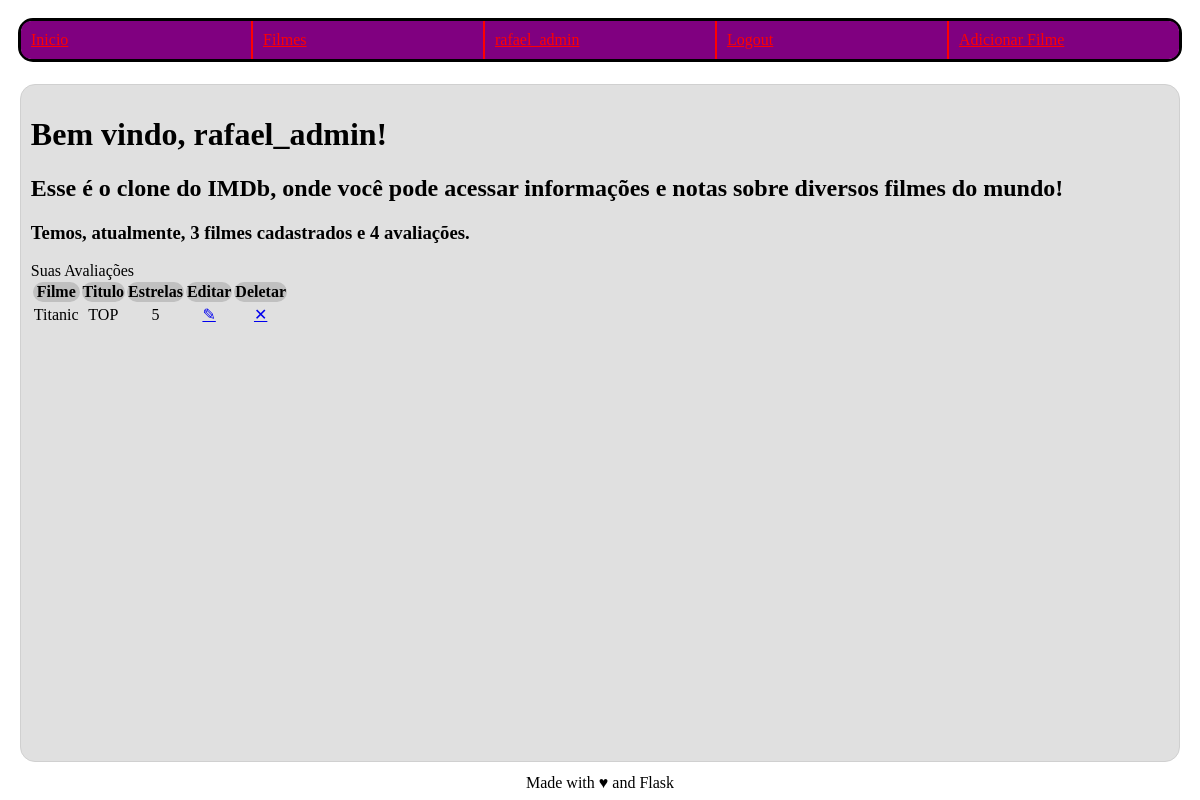
The page / (signed in) on the database its author committed.
### imdb/usuario/models.py (models this page shows, shortened)
class Usuario(db.Model, UserMixin):
   bcrypt = Bcrypt()
   __tablename__ = 'usuario'
   id = db.Column(db.Integer, primary_key=True)
   email = db.Column(db.String(80), unique=True, nullable=False)
   username = db.Column(db.String(80), unique=True, nullable=False)
   senha = db.Column(db.String(255),nullable = False)
   funcao = db.Column(db.String(50), server_default="user", nullable=False) #admin ou normal
   avaliacoes = db.relationship(Avaliacao, backref='usuario', lazy= True)

### imdb/filme/models.py (models this page shows, shortened)
class Avaliacao(db.Model):
    __tablename__ = 'avaliacao'
    id = db.Column(db.Integer, primary_key=True)
    titulo = db.Column(db.String(200), nullable=False)
    corpo = db.Column(db.String(500))
    estrelas = db.Column(db.Integer, nullable=False)
    id_filme = db.Column(db.Integer, db.ForeignKey('filme.id'), nullable=False)
    id_usuario = db.Column(db.Integer, db.ForeignKey('usuario.id'), nullable=False)

class Filme(db.Model):
   __tablename__ = 'filme'
   id = db.Column(db.Integer, primary_key=True)
   titulo = db.Column(db.String(160), unique=True, nullable=False)
   id_imdb = db.Column(db.String(7), unique=True, nullable=False)
   atores = db.Column(db.String(1000), nullable=False)
   diretor = db.Column(db.String(160), nullable=False)
   avaliacoes = db.relationship('Avaliacao', cascade="all,delete", backref='filme', lazy= True)

### imdb/principal/views.py (the view)
@principal.route("/")
def index():
   usuario = current_user
   numero_de_filmes = Filme.query.count()
   numero_de_avaliacoes = Avaliacao.query.count()
   if usuario.is_authenticated:
       return render_template("principal.html.j2", usuario=usuario,
        avaliacoes=usuario.avaliacoes,
        numero_de_filmes=numero_de_filmes,
        numero_de_avaliacoes=numero_de_avaliacoes)
   else:
       return render_template("principal.html.j2", avalicoes=[],
       numero_de_filmes=numero_de_filmes,
       numero_de_avaliacoes=numero_de_avaliacoes)

### imdb/usuario/models.py (called while the page is built)
@login_manager.user_loader
def load_user(user_id):
    return Usuario.query.get(user_id)

### imdb/principal/templates/principal.html.j2 (shortened to what this page needs)
{% extends "base.html.j2" %}
{% block content %}
  {% if current_user.is_authenticated %}
    <h1>Bem vindo, {{usuario.username}}!</h1>
    <h2>
      Esse é o clone do IMDb, onde você pode acessar informações e notas sobre diversos filmes do mundo!
    </h2>
    <h3>Temos, atualmente, {{numero_de_filmes}} filmes cadastrados e {{numero_de_avaliacoes}} avaliações.</h3>
    {% if avaliacoes %}
      <table>
        <tr>
          <th>Filme</th>
          <th>Titulo</th>
          <th>Estrelas</th>
          <th>Editar</th>
          <th>Deletar</th>
        </tr>
        {% for avaliacao in avaliacoes %}
        <tr>
          <td>{{avaliacao.filme.titulo}}</td>
          <td>{{avaliacao.titulo}}</td>
          <td>{{avaliacao.estrelas}}</td>
          <td><a href="{{url_for('filme.editar_avaliacao', id_filme=avaliacao.id_filme)}}">&#9998;</a> </td>
          <td><a href="{{url_for('filme.deletar_avaliacao', id_filme=avaliacao.id_filme)}}">&#10005;</a> </td>
        </tr>
        {% endfor%}
      </table>
    {% endif %}
  {% endif %}
{% endblock %}

### imdb/templates/base.html.j2 (shortened to what this page needs)
<!DOCTYPE html>
<html>
  <head>
    {% block head %}
    <link rel="stylesheet" href="{{ url_for('static', filename='styles/style.css') }}">
    {% endblock %}
  </head>
  <body>
    {% block navbar %}
      <nav>
        <a href="{{url_for('principal.index')}}">Inicio</a>
        <a href="{{url_for('filme.lista')}}">Filmes</a>
        {% if not current_user.is_authenticated %}
          <a href="{{url_for('principal.login')}}">Login</a>
          <a href="{{url_for('usuario.cadastrar_usuario')}}">Cadastrar</a>
        {% else %}
          <a href="{{url_for('usuario.perfil')}}">{{current_user.username}}</a>
          <a href="{{url_for('principal.logout')}}">Logout</a>
        {% endif %}
        {% if current_user.funcao == "admin" %}
          <a href="{{url_for('filme.adicionar')}}">Adicionar Filme</a>
        {% endif %}
      </nav>
    {% endblock %}
    <div id="content">{% block content %}{% endblock %}</div>
    <div id="footer">
      {% block footer %}
      Made with &hearts; and Flask
      {% endblock %}
    </div>
  </body>
</html>

### imdb/static/styles/style.css (style rules this page uses)
#content { margin: 1%; background-color: #e0e0e0; border-color: #d0d0d0; border-style: solid; border-width: thin; border-radius: 15px }
#footer { align-self: center; }
nav { margin: 10px; border-style: solid; display: flex; flex-wrap: wrap; }
nav a { flex: 1; padding: 10px; margin: 0px; float: left; background-color: purple; color: red; border-top-right-radius: 0; border-bottom-right-radius: 0; }
nav a:nth-child(n+2) { border-left-style: solid; border-radius: 0; border-left-width: 2px; }
nav a:first-child { border-left: 0px; border-top-left-radius: 10px; border-bottom-left-radius: 10px; }
nav a:last-child { border-right: 0px; border-top-right-radius: 10px; border-bottom-right-radius: 10px; }
html, body { height: 100%; display: flex; flex-direction: column; }
#content { height: 100%; padding: 10px; }
tr { text-align: center; }
th { background-color: #c0c0c0; }
* { border-radius: 15px; }

### rows shown on the page
Usuario: username "rafael_admin"
Avaliacao: filme.titulo "Titanic", titulo "TOP", estrelas "5"

### other values the page prints
{{ numero_de_filmes }} "3"
{{ numero_de_avaliacoes }} "4"
